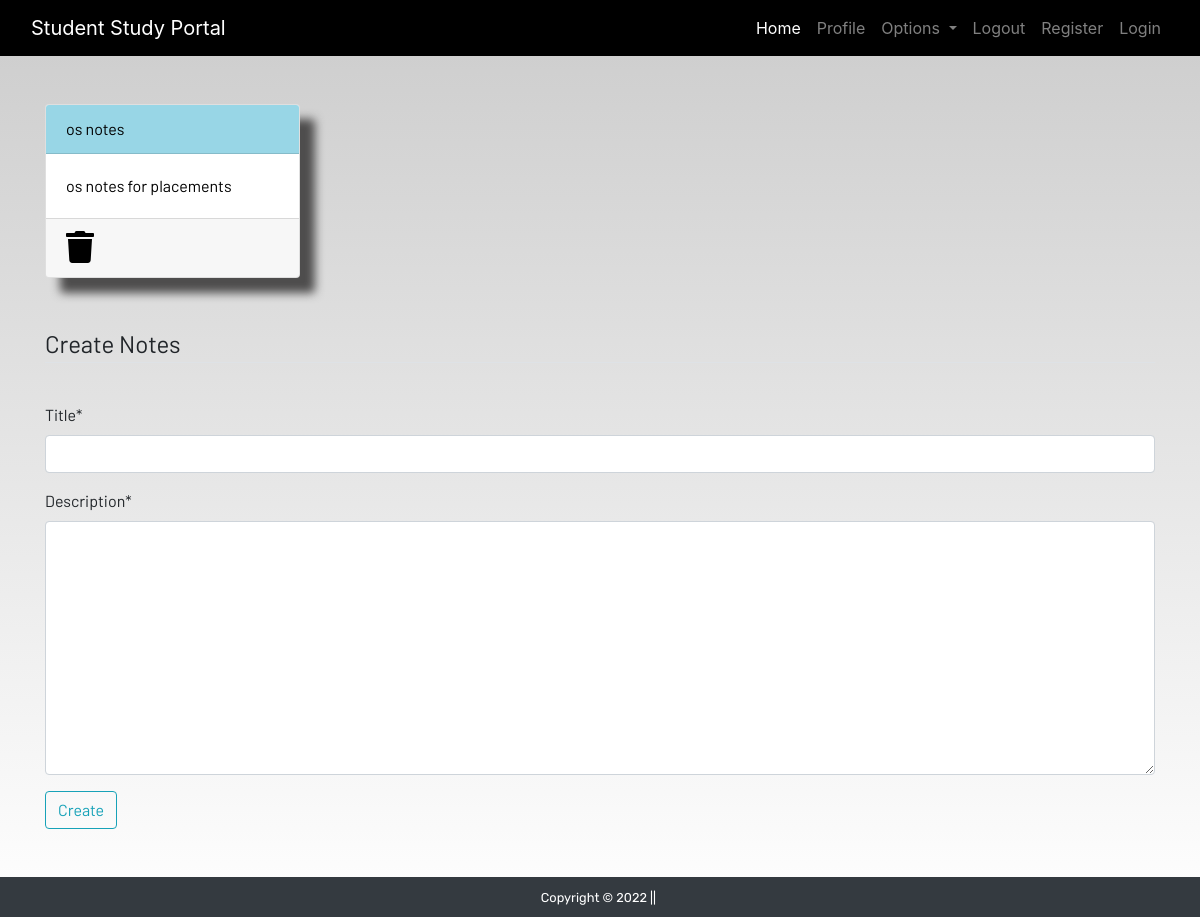
The page /notes (signed in) on the database as committed earlier.
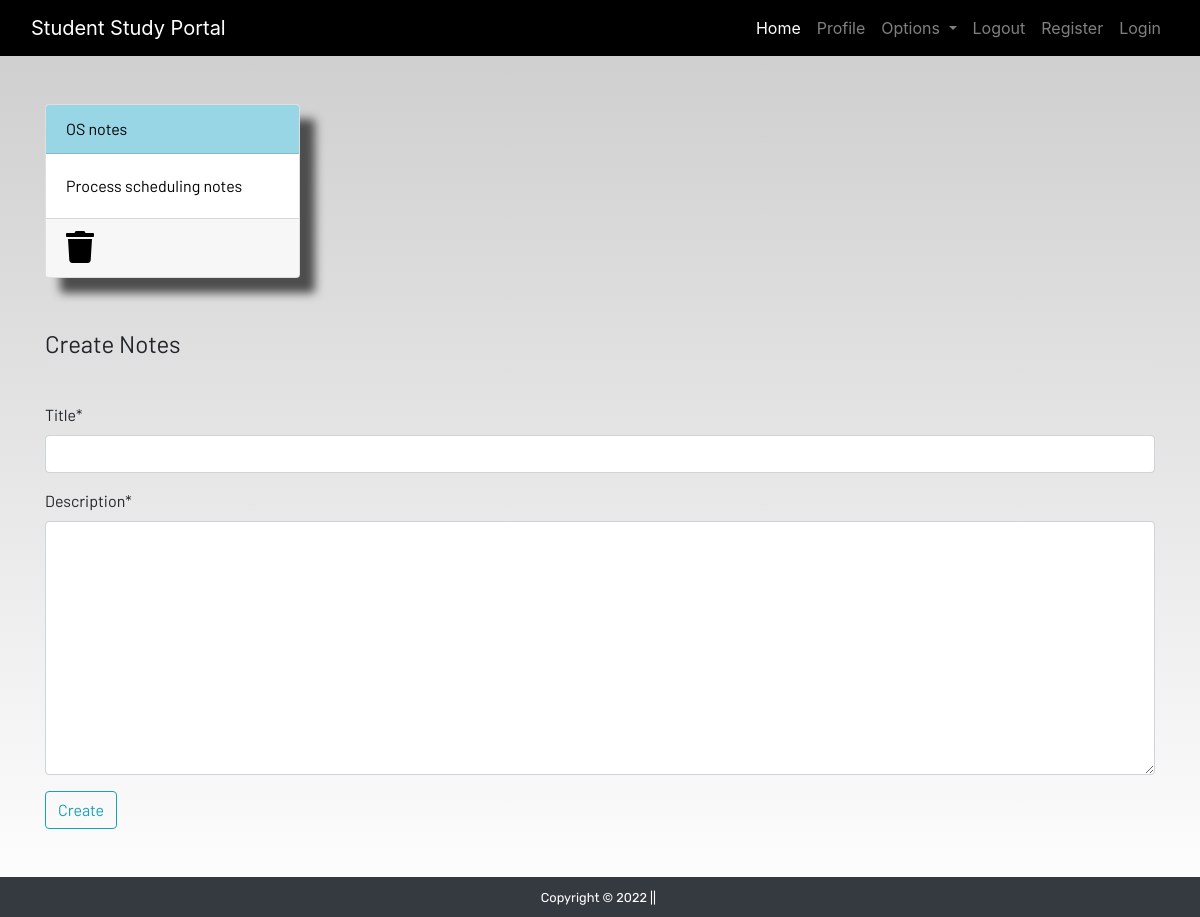
The same page on the database as committed later.
### dashboard/models.py (models this page shows, shortened)
class Notes(models.Model):
    user = models.ForeignKey(User, on_delete=models.CASCADE)
    title = models.CharField(max_length=200)
    description = models.TextField()
    class Meta:
        verbose_name = "notes"
        verbose_name_plural = "notes"

### dashboard/views.py (the view)
# urls.py: path('notes', views.notes, name='notes'),
def notes(request):
    if request.method == "POST":
        form = NotesForm(request.POST)
        if form.is_valid():
            notes = Notes(user=request.user, title=request.POST['title'], description=request.POST['description'])
            notes.save()
        messages.success(request, f"Notes added from {request.user.username} successfully")
    else:
        form = NotesForm()
    notes = Notes.objects.filter(user=request.user)
    context = {'notes':notes, 'form':form}
    return render(request, 'dashboard/notes.html', context)

### dashboard/forms.py
class NotesForm(forms.ModelForm):
    class Meta:
        model = Notes
        fields = ['title', 'description']

### dashboard/templates/dashboard/notes.html (shortened to what this page needs)
{% extends 'dashboard/base.html' %}
{% load static %}
{% load crispy_forms_tags %}
{% block content %}
<div class="container">
    <div class="row">
        {% for note in notes %}
        <div class="col-md-3">
            <a href="{% url 'notes-detail' note.id %}">
                <div class="card">
                    <div class="card-header">{{note.title}}</div>
                    <div class="card-body">{{note.description|slice:"0:100"}}</div>
                    <div class="card-footer mt-auto "><a href="{% url 'delete-note' note.id %}">
                        <i class="fa fa-trash fa-2x"></i></a>
                    </div>
                </div>
            </a>
        </div>
        {% endfor %}
        <br><br>
    </div>
</div>
<br><br>
<div class="container">
    <form method="POST">
        <fieldset class="form-group">
            <legend class="border-bottom mb-4">Create Notes</legend>
        </fieldset>
        {{form|crispy}}
        <div class="form-group">
            <button href="" class="btn btn-outline-info" type="submit">
                Create
            </button>
        </div>
    </form>
</div>
{% endblock content %}

Rows that differ between the two databases and show on the page:
removed Notes: title "os notes", description "os notes for placements"
added Notes: title "OS notes", description "Process scheduling notes"
